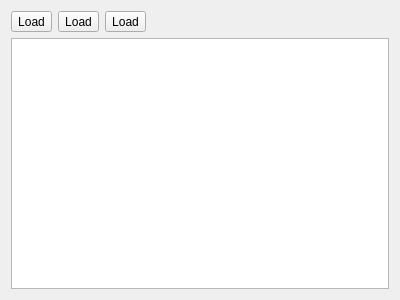
<?xml version="1.0" encoding="UTF-8"?>
<ui version="4.0">
 <class>Form</class>
 <widget class="QWidget" name="Form">
  <property name="geometry">
   <rect>
    <x>0</x>
    <y>0</y>
    <width>400</width>
    <height>300</height>
   </rect>
  </property>
  <property name="windowTitle">
   <string>Form</string>
  </property>
  <layout class="QVBoxLayout" name="verticalLayout">
   <item>
    <layout class="QHBoxLayout" name="btnBarClassificationScheme">
     <property name="topMargin">
      <number>0</number>
     </property>
     <item>
      <widget class="QToolButton" name="btnLoadClasses">
       <property name="text">
        <string>Load</string>
       </property>
       <property name="icon">
        <iconset resource="resources.qrc">
         <normaloff>:/timeseriesviewer/icons/copyright_label.svg</normaloff>:/timeseriesviewer/icons/copyright_label.svg</iconset>
       </property>
      </widget>
     </item>
     <item>
      <widget class="QToolButton" name="btnRemoveClasses">
       <property name="text">
        <string>Load</string>
       </property>
       <property name="icon">
        <iconset resource="resources.qrc">
         <normaloff>:/timeseriesviewer/icons/mActionRemove.svg</normaloff>:/timeseriesviewer/icons/mActionRemove.svg</iconset>
       </property>
      </widget>
     </item>
     <item>
      <widget class="QToolButton" name="btnAddClasses">
       <property name="text">
        <string>Load</string>
       </property>
       <property name="icon">
        <iconset resource="resources.qrc">
         <normaloff>:/timeseriesviewer/icons/mActionAdd.svg</normaloff>:/timeseriesviewer/icons/mActionAdd.svg</iconset>
       </property>
      </widget>
     </item>
     <item>
      <spacer name="horizontalSpacer">
       <property name="orientation">
        <enum>Qt::Horizontal</enum>
       </property>
       <property name="sizeHint" stdset="0">
        <size>
         <width>40</width>
         <height>20</height>
        </size>
       </property>
      </spacer>
     </item>
    </layout>
   </item>
   <item>
    <widget class="QTableView" name="tableClassificationScheme">
     <property name="sortingEnabled">
      <bool>true</bool>
     </property>
    </widget>
   </item>
  </layout>
 </widget>
 <resources>
  <include location="resources.qrc"/>
 </resources>
 <connections/>
</ui>
